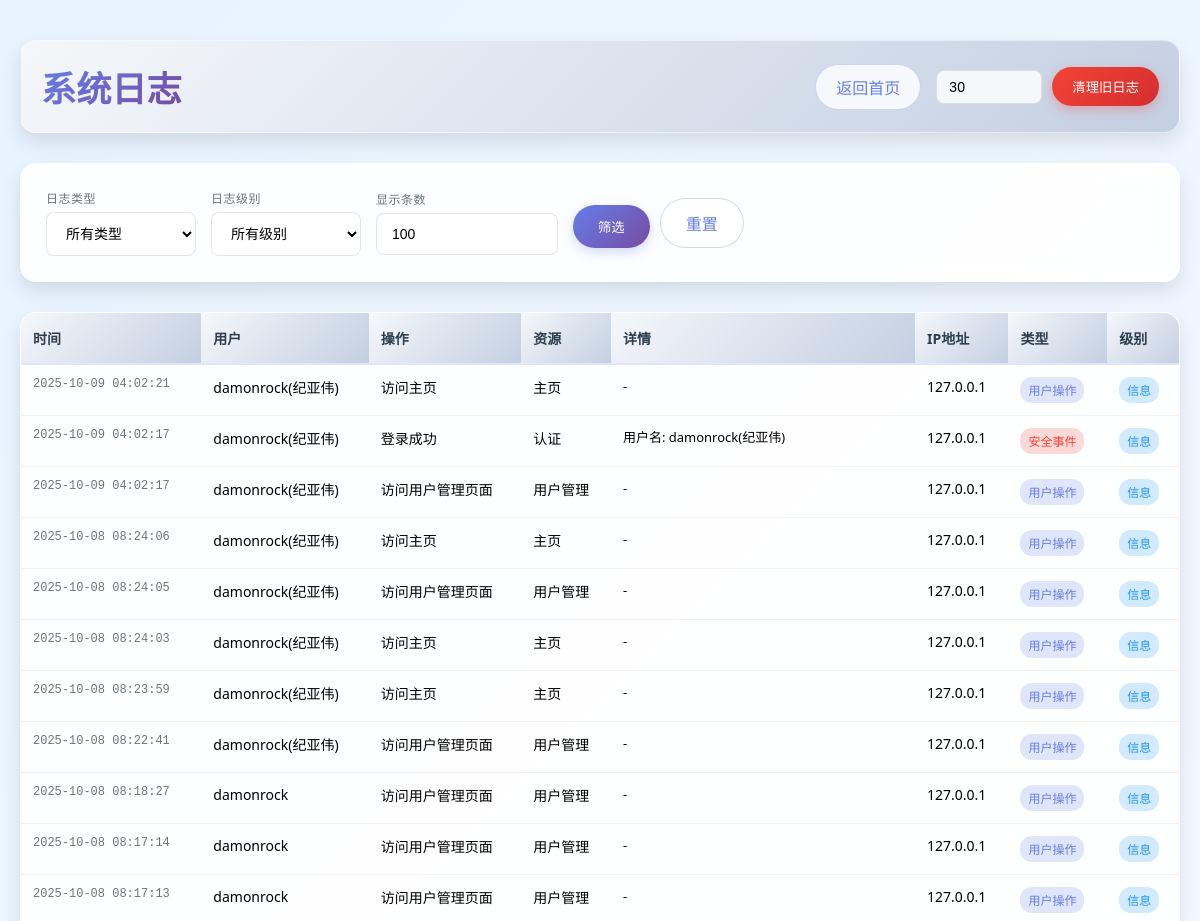
Before: /admin/logs (signed in, upper part) with the older database file.
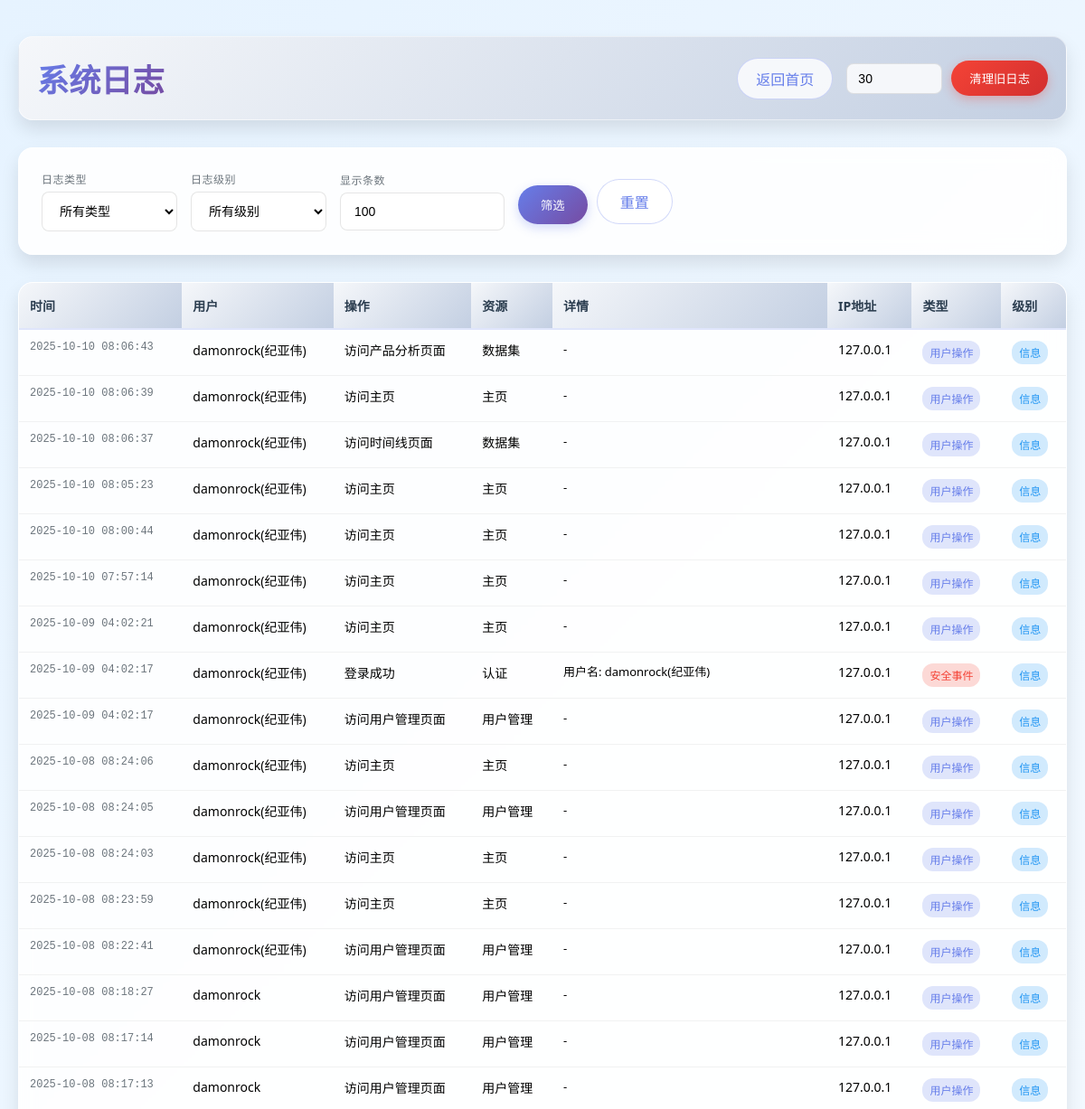
After: the same page with the newer database file.
### tables this page shows
CREATE TABLE logs (
            id INTEGER PRIMARY KEY AUTOINCREMENT,
            timestamp DATETIME DEFAULT CURRENT_TIMESTAMP,
            user_id INTEGER,
            username VARCHAR(50),
            action VARCHAR(100) NOT NULL,
            resource VARCHAR(100),
            details TEXT,
            ip_address VARCHAR(45),
            user_agent TEXT,
            log_type VARCHAR(20) DEFAULT 'user',
            level VARCHAR(10) DEFAULT 'info',
            FOREIGN KEY (user_id) REFERENCES users (id)
        );

### routes/admin.py (the view)
@admin_bp.route('/logs')
@login_required
@admin_required
def view_logs():
    from core.database import get_logs
    log_type = request.args.get('type', '')
    level = request.args.get('level', '')
    limit = int(request.args.get('limit', 100))
    logs = get_logs(
        limit=limit,
        log_type=log_type if log_type else None,
        level=level if level else None
    )
    return render_template('admin/logs.html', logs=logs,
                         current_type=log_type, current_level=level, limit=limit)

### core/auth.py (called while the page is built, shortened)
def is_logged_in():
    return 'username' in session

def login_required(f):
    from functools import wraps
    @wraps(f)
    def decorated_function(*args, **kwargs):
        if not is_logged_in():
            return redirect(url_for('auth.login', next=request.url))
        return f(*args, **kwargs)
    return decorated_function

def admin_required(f):
    from functools import wraps
    @wraps(f)
    def decorated_function(*args, **kwargs):
        if not is_logged_in():
            return redirect(url_for('auth.login', next=request.url))
        return f(*args, **kwargs)
    return decorated_function

### core/database.py (called while the page is built)
def get_db_connection():
    conn = sqlite3.connect(DB_PATH)
    conn.row_factory = sqlite3.Row  # 使结果可以通过列名访问
    return conn

def get_logs(limit=100, log_type=None, level=None, user_id=None):
    conn = get_db_connection()
    cursor = conn.cursor()
    query = "SELECT * FROM logs WHERE 1=1"
    params = []
    if log_type:
        query += " AND log_type = ?"
        params.append(log_type)
    if level:
        query += " AND level = ?"
        params.append(level)
    if user_id:
        query += " AND user_id = ?"
        params.append(user_id)
    query += " ORDER BY timestamp DESC LIMIT ?"
    params.append(limit)
    try:
        cursor.execute(query, params)
        logs = cursor.fetchall()
        return logs
    except Exception as e:
        print(f"获取日志失败: {e}")
        return []
    finally:
        conn.close()

### templates/admin/logs.html (shortened to what this page needs)
<!DOCTYPE html>
<html lang="zh">
<head>
    <link rel="stylesheet" href="{{ url_for('static', filename='base.css') }}">
    <link rel="stylesheet" href="{{ url_for('static', filename='mobile.css') }}">
</head>
<body>
    <div class="logs-container">
        <div class="logs-header">
            <h1>系统日志</h1>
            <div class="header-actions">
                <a href="{{ url_for('main.home') }}" class="back-link">返回首页</a>
                <form class="clear-logs-form" method="POST" action="{{ url_for('admin.clear_logs') }}" onsubmit="return confirm('确定要清理旧日志吗？此操作不可恢复！')">
                    <input type="number" name="days" value="30" min="1" max="365" title="保留天数">
                    <button type="submit" class="clear-logs-btn">清理旧日志</button>
                </form>
            </div>
        </div>
        <div class="filter-card">
            <form method="GET" action="{{ url_for('admin.view_logs') }}" class="filter-form">
                <div class="filter-group">
                    <label for="type">日志类型</label>
                    <select name="type" id="type">
                        <option value="">所有类型</option>
                    </select>
                </div>
                <div class="filter-group">
                    <label for="level">日志级别</label>
                    <select name="level" id="level">
                        <option value="">所有级别</option>
                    </select>
                </div>
                <div class="filter-group">
                    <label for="limit">显示条数</label>
                    <input type="number" name="limit" id="limit" value="{{ limit }}" min="10" max="1000" step="10" placeholder="显示条数">
                </div>
                <div class="filter-actions">
                    <button type="submit">筛选</button>
                    <a href="{{ url_for('admin.view_logs') }}" class="reset-btn">重置</a>
                </div>
            </form>
        </div>
        <div class="logs-table-container">
            <table class="logs-table">
                <thead>
                    <tr>
                        <th>时间</th>
                        <th>用户</th>
                        <th>操作</th>
                        <th>资源</th>
                        <th>详情</th>
                        <th>IP地址</th>
                        <th>类型</th>
                        <th>级别</th>
                    </tr>
                </thead>
                <tbody>
                    {% for log in logs %}
                    <tr>
                        <td class="timestamp">{{ log.timestamp }}</td>
                        <td>{{ log.username or '-' }}</td>
                        <td>{{ log.action }}</td>
                        <td>{{ log.resource or '-' }}</td>
                        <td class="log-details">{{ log.details or '-' }}</td>
                        <td>{{ log.ip_address or '-' }}</td>
                        <td>
                            <span class="log-type-badge log-type-{{ log.log_type }}">
                                {{ {
                                    'user': '用户操作',
                                    'system': '系统事件',
                                    'security': '安全事件'
                                }.get(log.log_type, log.log_type) }}
                            </span>
                        </td>
                        <td>
                            <span class="log-level-badge log-level-{{ log.level }}">
                                {{ {
                                    'debug': '调试',
                                    'info': '信息',
                                    'warning': '警告',
                                    'error': '错误',
                                    'critical': '严重'
                                }.get(log.level, log.level) }}
                            </span>
                        </td>
                    </tr>
                    {% endfor %}
                </tbody>
            </table>
        </div>
    </div>
</body>
</html>

### static/base.css (style rules this page uses)
:root { --primary-gradient: linear-gradient(135deg, #667eea 0%, #764ba2 100%); --card-gradient: linear-gradient(135deg, #f5f7fa 0%, #c3cfe2 100%); --tools-color: #667eea; --data-analysis-color: #660066; --templates-color: #d6a9f0; --success-color: #4CAF50; --warning-color: #FF9800; --error-color: #F44336; --transition-duration: 0.3s; }
body { background: linear-gradient(135deg, #e6f3ff 0%, #ffffff 100%); font-family: 'Segoe UI', Tahoma, Geneva, Verdana, sans-serif; margin: 0; padding: 0; min-height: 100vh; }

Changed rows visible on the page:
added logs: timestamp "2025-10-10 08:06:43", username "damonrock(纪亚伟)", action "访问产品分析页面", resource "数据集", details "-", ip_address "127.0.0.1", log_type "用户操作", level "信息"
added logs: timestamp "2025-10-10 08:06:39", username "damonrock(纪亚伟)", action "访问主页", resource "主页", details "-", ip_address "127.0.0.1", log_type "用户操作", level "信息"
added logs: timestamp "2025-10-10 08:06:37", username "damonrock(纪亚伟)", action "访问时间线页面", resource "数据集", details "-", ip_address "127.0.0.1", log_type "用户操作", level "信息"
added logs: timestamp "2025-10-10 08:05:23", username "damonrock(纪亚伟)", action "访问主页", resource "主页", details "-", ip_address "127.0.0.1", log_type "用户操作", level "信息"
added logs: timestamp "2025-10-10 08:00:44", username "damonrock(纪亚伟)", action "访问主页", resource "主页", details "-", ip_address "127.0.0.1", log_type "用户操作", level "信息"
added logs: timestamp "2025-10-10 07:57:14", username "damonrock(纪亚伟)", action "访问主页", resource "主页", details "-", ip_address "127.0.0.1", log_type "用户操作", level "信息"
